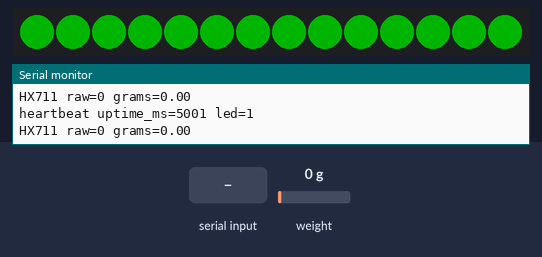
Simulated run of this program. Board: ESP32. Parts: 14 RGB LEDs in strip order, left to right, the last lines printed to the serial monitor. The inputs (shaded band) are chosen by the test bench; at power-on: weight on the scale 0 g. Dim RGB values are drawn brighter than linear; EEPROM starts erased.

Above: at 5.6 s.
5.7 s: "T\n" received over Serial
8.2 s: "R\n" received over Serial
At 10.7 s:
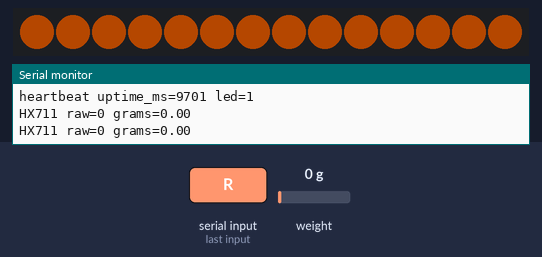
11.2 s: "S\n" received over Serial
Timing chart, 0 to 14.2 s (numbered marks = the images above; inputs shaded):
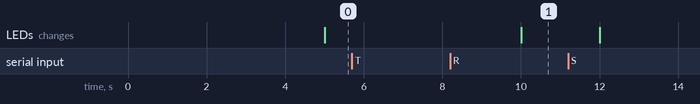

The program:

main.cpp
```cpp
#include <Arduino.h>
#include <HX711.h>
#include <Adafruit_NeoPixel.h>
#include <Preferences.h>

#ifndef LED_BUILTIN
#define LED_BUILTIN 2
#endif

constexpr uint32_t HEARTBEAT_MS = 1000;
constexpr uint32_t LED_MS = 500;
constexpr uint8_t HX711_DOUT = 2;
constexpr uint8_t HX711_SCK = 22;
constexpr uint8_t STRIP_DATA = 25;
constexpr uint16_t STRIP_LEDS = 14;
constexpr uint8_t STRIP_BRIGHTNESS = 64;
constexpr uint32_t TRAFFIC_RED_MS = 5000;
constexpr uint32_t TRAFFIC_GREEN_MS = 5000;
constexpr uint32_t TRAFFIC_YELLOW_MS = 2000;
constexpr uint32_t HX711_TIMEOUT_MS = 1000;
constexpr uint32_t READ_INTERVAL_MS = 500;

HX711 scale;
Adafruit_NeoPixel strip(STRIP_LEDS, STRIP_DATA, NEO_GRB + NEO_KHZ800);
Preferences preferences;
long tareOffset = 0;
float scaleFactor = 1.0f;
uint32_t lastRead = 0;
uint32_t lastTimeout = 0;

uint32_t lastHeartbeat = 0;
uint32_t lastLedChange = 0;
bool ledState = false;

enum class TrafficColor : uint8_t {
  Red,
  Green,
  Yellow
};

TrafficColor trafficColor = TrafficColor::Red;
uint32_t trafficChangedAt = 0;

void setTrafficColor(TrafficColor color) {
  trafficColor = color;
  switch (color) {
    case TrafficColor::Red:
      strip.fill(strip.Color(255, 0, 0));
      break;
    case TrafficColor::Green:
      strip.fill(strip.Color(0, 255, 0));
      break;
    case TrafficColor::Yellow:
      strip.fill(strip.Color(255, 100, 0));
      break;
  }
  strip.show();
  trafficChangedAt = millis();
}

void updateTrafficLight(uint32_t now) {
  const uint32_t duration = trafficColor == TrafficColor::Red
      ? TRAFFIC_RED_MS
      : trafficColor == TrafficColor::Green
          ? TRAFFIC_GREEN_MS
          : TRAFFIC_YELLOW_MS;

  if (now - trafficChangedAt < duration) return;

  if (trafficColor == TrafficColor::Red) setTrafficColor(TrafficColor::Green);
  else if (trafficColor == TrafficColor::Green) setTrafficColor(TrafficColor::Yellow);
  else setTrafficColor(TrafficColor::Red);
}

void setup() {
  pinMode(LED_BUILTIN, OUTPUT);
  digitalWrite(LED_BUILTIN, LOW);

  Serial.begin(115200);

  strip.begin();
  strip.setBrightness(STRIP_BRIGHTNESS);
  setTrafficColor(TrafficColor::Red);

  scale.begin(HX711_DOUT, HX711_SCK);
  preferences.begin("hx711-test", false);
  tareOffset = preferences.getLong("tare", 0);
  scaleFactor = preferences.getFloat("factor", 1.0f);

  delay(500);
  Serial.println();
  Serial.println("=== TEST ESP32 + HX711 ===");
  Serial.println("ESP32 arrancado correctamente");
  Serial.printf("HX711 DOUT=GPIO%d SCK=GPIO%d\n", HX711_DOUT, HX711_SCK);
  Serial.printf("Tira LED: datos=GPIO%d cantidad=%d\n", STRIP_DATA, STRIP_LEDS);
  Serial.println("Comandos: T=tare, R=raw, C <gramos>=calibrar, S=estado");
  Serial.println("Conectar celda y HX711 antes de usar T o C");
}

void loop() {
  const uint32_t now = millis();

  updateTrafficLight(now);

  if (now - lastLedChange >= LED_MS) {
    lastLedChange = now;
    ledState = !ledState;
    digitalWrite(LED_BUILTIN, ledState ? HIGH : LOW);
  }

  if (now - lastHeartbeat >= HEARTBEAT_MS) {
    lastHeartbeat = now;
    Serial.printf("heartbeat uptime_ms=%lu led=%d\n", static_cast<unsigned long>(now), ledState ? 1 : 0);
  }

  if (Serial.available()) {
    String command = Serial.readStringUntil('\n');
    command.trim();
    if (command.equalsIgnoreCase("T")) {
      if (!scale.is_ready()) {
        Serial.println("ERROR: HX711 no responde; no se puede tarar");
      } else {
        tareOffset = scale.read_average(10);
        preferences.putLong("tare", tareOffset);
        Serial.printf("TARE_OK offset=%ld\n", tareOffset);
      }
    } else if (command.equalsIgnoreCase("R")) {
      if (!scale.is_ready()) Serial.println("HX711_NOT_READY");
      else Serial.printf("RAW=%ld\n", scale.read());
    } else if (command.equalsIgnoreCase("S")) {
      Serial.printf("STATUS ready=%s tare=%ld factor=%.6f\n", scale.is_ready() ? "true" : "false", tareOffset, scaleFactor);
    } else if (command.startsWith("C ") || command.startsWith("c ")) {
      float grams = command.substring(2).toFloat();
      if (!scale.is_ready()) Serial.println("ERROR: HX711 no responde; no se puede calibrar");
      else if (grams <= 0) Serial.println("ERROR: usar C <gramos>");
      else {
        long reading = scale.read_average(10);
        scaleFactor = (reading - tareOffset) / grams;
        preferences.putFloat("factor", scaleFactor);
        Serial.printf("CAL_OK factor=%.6f\n", scaleFactor);
      }
    } else if (command.length()) {
      Serial.println("Comando invalido. Usar T, R, C <gramos> o S");
    }
  }

  if (now - lastRead >= READ_INTERVAL_MS) {
    lastRead = now;
    if (scale.is_ready()) {
      const long raw = scale.read();
      const float grams = (raw - tareOffset) / scaleFactor;
      Serial.printf("HX711 raw=%ld grams=%.2f\n", raw, grams);
    } else if (now - lastTimeout >= HX711_TIMEOUT_MS) {
      lastTimeout = now;
      Serial.println("HX711_NOT_READY (normal si esta desconectado)");
    }
  }
}
```
